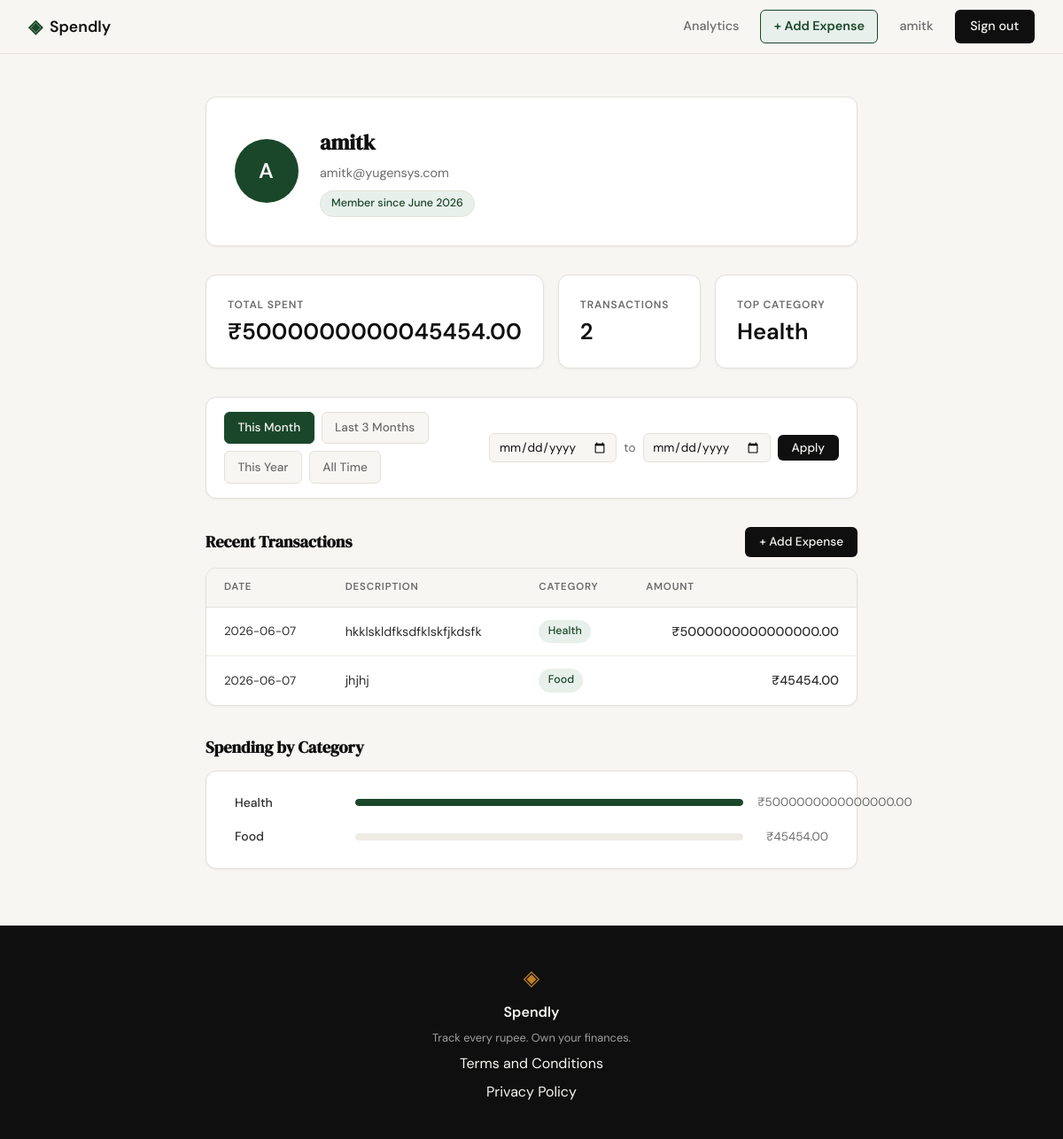
Screenshot of /profile (signed in) with the database file from the repository.
### tables this page shows
CREATE TABLE users (
            id            INTEGER PRIMARY KEY AUTOINCREMENT,
            name          TEXT    NOT NULL,
            email         TEXT    UNIQUE NOT NULL,
            password_hash TEXT    NOT NULL,
            created_at    TEXT    DEFAULT (datetime('now'))
        );

CREATE TABLE expenses (
            id          INTEGER PRIMARY KEY AUTOINCREMENT,
            user_id     INTEGER NOT NULL,
            amount      REAL    NOT NULL,
            category    TEXT    NOT NULL,
            date        TEXT    NOT NULL,
            description TEXT,
            created_at  TEXT    DEFAULT (datetime('now')),
            FOREIGN KEY (user_id) REFERENCES users(id)
        );

### app.py (the view, shortened to what this page needs)
@app.route("/profile")
def profile():
    if not session.get("user_id"):
        return redirect(url_for("login"))
    user_id = session["user_id"]
    active_filter = request.args.get("filter", "this_month")
    if active_filter not in _VALID_FILTER_PRESETS:
        active_filter = "this_month"
    raw_from = request.args.get("from_date", "").strip()
    raw_to   = request.args.get("to_date",   "").strip()
    use_custom = False
    today = date.today()
    if use_custom:
        from_date, to_date = raw_from, raw_to
    elif active_filter == "this_month":
        from_date = today.replace(day=1).isoformat()
        to_date   = today.isoformat()
    elif active_filter == "last_3_months":
        from_date = (today - timedelta(days=90)).isoformat()
        to_date   = today.isoformat()
    elif active_filter == "this_year":
        from_date = today.replace(month=1, day=1).isoformat()
        to_date   = today.isoformat()
    else:  # all_time
        from_date = "1900-01-01"
        to_date   = today.isoformat()
    db_user = get_user_by_id(user_id)
    if not db_user:
        return redirect(url_for("login"))
    expenses        = get_expenses_for_user(user_id, from_date, to_date)
    stats           = get_expense_stats(user_id, from_date, to_date)
    raw_categories  = get_category_breakdown(user_id, from_date, to_date)
    parts    = db_user["name"].split()
    initials = "".join(p[0].upper() for p in parts[:2])
    try:
        member_since = date.fromisoformat(db_user["created_at"][:10]).strftime("%B %Y")
    except (ValueError, TypeError):
        member_since = "—"
    user = {
        "name":         db_user["name"],
        "email":        db_user["email"],
        "member_since": member_since,
        "initials":     initials,
    }
    total = stats["total_spent"] if stats["total_spent"] else 1
    categories = [
        {
            "name":   row["category"],
            "amount": f"₹{row['total']:.2f}",
            "pct":    round(row["total"] / total * 100),
        }
        for row in raw_categories
    ]
    display_stats = {
        "total_spent":       f"₹{stats['total_spent']:.2f}",
        "transaction_count": stats["transaction_count"],
        "top_category":      stats["top_category"] or "—",
    }
    return render_template(
        "profile.html",
        user=user,
        expenses=expenses,
        stats=display_stats,
        categories=categories,
        active_filter=active_filter,
        from_date=raw_from,
        to_date=raw_to,
    )

### database/db.py (called while the page is built)
def get_db():
    conn = sqlite3.connect(_DB_PATH)
    conn.row_factory = sqlite3.Row
    conn.execute('PRAGMA foreign_keys = ON')
    return conn

def get_user_by_id(user_id):
    conn = get_db()
    user = conn.execute(
        'SELECT id, name, email, created_at FROM users WHERE id = ?', (user_id,)
    ).fetchone()
    conn.close()
    return user

def get_expenses_for_user(user_id, from_date, to_date):
    conn = get_db()
    rows = conn.execute(
        'SELECT * FROM expenses'
        ' WHERE user_id = ? AND date BETWEEN ? AND ?'
        ' ORDER BY date DESC',
        (user_id, from_date, to_date)
    ).fetchall()
    conn.close()
    return rows

def get_expense_stats(user_id, from_date, to_date):
    conn = get_db()
    row = conn.execute(
        'SELECT COALESCE(SUM(amount), 0) AS total_spent,'
        '       COUNT(*) AS transaction_count'
        ' FROM expenses'
        ' WHERE user_id = ? AND date BETWEEN ? AND ?',
        (user_id, from_date, to_date)
    ).fetchone()
    top = conn.execute(
        'SELECT category FROM expenses'
        ' WHERE user_id = ? AND date BETWEEN ? AND ?'
        ' GROUP BY category ORDER BY SUM(amount) DESC LIMIT 1',
        (user_id, from_date, to_date)
    ).fetchone()
    conn.close()
    return {
        'total_spent': row['total_spent'],
        'transaction_count': row['transaction_count'],
        'top_category': top['category'] if top else None,
    }

def get_category_breakdown(user_id, from_date, to_date):
    conn = get_db()
    rows = conn.execute(
        'SELECT category, SUM(amount) AS total FROM expenses'
        ' WHERE user_id = ? AND date BETWEEN ? AND ?'
        ' GROUP BY category ORDER BY total DESC',
        (user_id, from_date, to_date)
    ).fetchall()
    conn.close()
    return [{"category": r["category"], "total": r["total"]} for r in rows]

### templates/profile.html (shortened to what this page needs)
{% extends "base.html" %}
{% block head %}
<link rel="stylesheet" href="{{ url_for('static', filename='css/profile.css') }}">
{% endblock %}
{% block content %}
<div class="profile-page">
    <div class="profile-header">
        <div class="profile-avatar">{{ user.initials }}</div>
        <div class="profile-info">
            <h1 class="profile-name">{{ user.name }}</h1>
            <p class="profile-email">{{ user.email }}</p>
            <span class="profile-since">Member since {{ user.member_since }}</span>
        </div>
    </div>
    <div class="stats-row">
        <div class="stat-card">
            <span class="stat-label">Total Spent</span>
            <span class="stat-value mono">{{ stats.total_spent }}</span>
        </div>
        <div class="stat-card">
            <span class="stat-label">Transactions</span>
            <span class="stat-value">{{ stats.transaction_count }}</span>
        </div>
        <div class="stat-card">
            <span class="stat-label">Top Category</span>
            <span class="stat-value">{{ stats.top_category }}</span>
        </div>
    </div>
    <div class="filter-bar">
        <div class="filter-presets">
            <a href="{{ url_for('profile', filter='this_month') }}"
               class="filter-btn{% if active_filter == 'this_month' %} active{% endif %}">This Month</a>
            <a href="{{ url_for('profile', filter='last_3_months') }}"
               class="filter-btn{% if active_filter == 'last_3_months' %} active{% endif %}">Last 3 Months</a>
            <a href="{{ url_for('profile', filter='this_year') }}"
               class="filter-btn{% if active_filter == 'this_year' %} active{% endif %}">This Year</a>
            <a href="{{ url_for('profile', filter='all_time') }}"
               class="filter-btn{% if active_filter == 'all_time' %} active{% endif %}">All Time</a>
        </div>
        <form class="filter-custom" method="get" action="{{ url_for('profile') }}">
            <input type="date" name="from_date" class="filter-date" value="{{ from_date }}">
            <span class="filter-sep">to</span>
            <input type="date" name="to_date" class="filter-date" value="{{ to_date }}">
            <button type="submit" class="btn-primary filter-apply">Apply</button>
        </form>
    </div>
    <div class="profile-section">
        <div class="section-header">
            <h2 class="section-title">Recent Transactions</h2>
            <a href="{{ url_for('add_expense') }}" class="btn-primary btn-sm">+ Add Expense</a>
        </div>
        <div class="table-card">
            <table class="txn-table">
                <thead>
                    <tr>
                        <th>Date</th>
                        <th>Description</th>
                        <th>Category</th>
                        <th class="text-right">Amount</th>
                    </tr>
                </thead>
                <tbody>
                    {% for exp in expenses %}
                    <tr>
                        <td class="txn-date">{{ exp.date }}</td>
                        <td>{{ exp.description or "—" }}</td>
                        <td><span class="badge">{{ exp.category }}</span></td>
                        <td class="txn-amount text-right mono">₹{{ "%.2f"|format(exp.amount) }}</td>
                    </tr>
                    {% endfor %}
                </tbody>
            </table>
        </div>
    </div>
    <div class="profile-section">
        <h2 class="section-title">Spending by Category</h2>
        <div class="breakdown-card">
            {% if categories %}
            <ul class="cat-list">
                {% for cat in categories %}
                <li class="cat-row">
                    <span class="cat-label">{{ cat.name }}</span>
                    <div class="cat-bar-track">
                        <div class="cat-bar" style="width: {{ cat.pct }}%"></div>
                    </div>
                    <span class="cat-amount mono">{{ cat.amount }}</span>
                </li>
                {% endfor %}
            </ul>
            {% else %}
            <p class="cat-empty">No spending data for this period.</p>
            {% endif %}
        </div>
    </div>
</div>
{% endblock %}

### templates/base.html (shortened to what this page needs)
<!DOCTYPE html>
<html lang="en">
<head>
    <link rel="stylesheet" href="{{ url_for('static', filename='css/style.css') }}">
    {% block head %}{% endblock %}
</head>
<body>
    <nav class="navbar">
        <div class="nav-inner">
            <a href="{{ url_for('landing') }}" class="nav-brand">
                <span class="brand-icon">◈</span>
                <span class="brand-name">Spendly</span>
            </a>
            <div class="nav-links">
                {% if session.get('user_id') %}
                <a href="{{ url_for('analytics') }}" class="{% if request.endpoint == 'analytics' %}nav-active{% endif %}">Analytics</a>
                <a href="{{ url_for('add_expense') }}" class="nav-add-btn{% if request.endpoint == 'add_expense' %} nav-active{% endif %}">+ Add Expense</a>
                <span style="color: var(--ink-muted)">{{ session.get('user_name') }}</span>
                <a href="{{ url_for('logout') }}" class="nav-cta">Sign out</a>
                {% else %}
                <a href="{{ url_for('login') }}">Sign in</a>
                <a href="{{ url_for('register') }}" class="nav-cta">Get started</a>
                {% endif %}
            </div>
        </div>
    </nav>
    <main class="main-content">
        {% block content %}{% endblock %}
    </main>
    <footer class="footer">
        <div class="footer-inner">
            <span class="brand-icon">◈</span>
            <span class="footer-name">Spendly</span>
            <p class="footer-copy">Track every rupee. Own your finances.</p>
            <a href="{{ url_for('terms') }}">Terms and Conditions</a>
            <a href="{{ url_for('privacy') }}">Privacy Policy</a>
        </div>
    </footer>
</body>
</html>

### static/css/style.css (style rules this page uses)
:root { --ink: #0f0f0f; --ink-soft: #2d2d2d; --ink-muted: #6b6b6b; --ink-faint: #a0a0a0; --paper: #f7f6f3; --paper-warm: #f0ede6; --paper-card: #ffffff; --accent: #1a472a; --accent-light: #e8f0eb; --accent-2: #c17f24; --accent-2-light: #fdf3e3; --danger: #c0392b; --danger-light: #fdecea; --border: #e4e1da; --border-soft: #eeebe4; --font-display: 'DM Serif Display', Georgia, serif; --font-body: 'DM Sans', system-ui, sans-serif; --max-width: 1200px; --auth-width: 440px; --radius-sm: 6px; --radius-md: 12px; --radius-lg: 20px; }
*, *::before, *::after { box-sizing: border-box; margin: 0; padding: 0; }
html { font-size: 16px; scroll-behavior: smooth; }
body { background: var(--paper); color: var(--ink); font-family: var(--font-body); font-size: 1rem; line-height: 1.6; -webkit-font-smoothing: antialiased; }
a { color: inherit; text-decoration: none; }
.navbar { position: sticky; top: 0; z-index: 100; background: var(--paper); border-bottom: 1px solid var(--border); padding: 0 2rem; }
.nav-inner { max-width: var(--max-width); margin: 0 auto; height: 60px; display: flex; align-items: center; justify-content: space-between; }
.nav-brand { display: flex; align-items: center; gap: 0.5rem; font-family: var(--font-body); font-weight: 600; font-size: 1.1rem; color: var(--ink); }
.brand-icon { color: var(--accent); font-size: 1.3rem; }
.brand-name { color: var(--ink); }
.nav-links { display: flex; align-items: center; gap: 1.5rem; font-size: 0.9rem; font-weight: 500; }
.nav-links a { color: var(--ink-muted); transition: color 0.2s; }
.nav-cta { background: var(--ink) !important; color: var(--paper) !important; padding: 0.45rem 1.1rem; border-radius: var(--radius-sm); transition: background 0.2s !important; }
.nav-add-btn { background: var(--accent-light); color: var(--accent) !important; padding: 0.4rem 0.9rem; border-radius: var(--radius-sm); font-weight: 600; border: 1px solid var(--accent); transition: background 0.2s, color 0.2s; }
.main-content { min-height: calc(100vh - 60px - 100px); }
.btn-primary { display: inline-block; background: var(--ink); color: var(--paper); padding: 0.65rem 1.5rem; border-radius: var(--radius-sm); font-family: var(--font-body); font-size: 0.9rem; font-weight: 500; cursor: pointer; border: none; transition: background 0.2s; text-decoration: none; }
.footer { background: var(--ink); color: var(--paper); padding: 2.5rem 2rem; text-align: center; }
.footer-inner { display: flex; flex-direction: column; align-items: center; gap: 0.4rem; }
.footer .brand-icon { color: var(--accent-2); font-size: 1.5rem; }
.footer-name { font-weight: 600; font-size: 1rem; }
.footer-copy { font-size: 0.8rem; color: var(--ink-faint); }

### rows the page displays
users: get "amitk", name "amitk", email "amitk@yugensys.com"
expenses: date "2026-06-07", description "hkklskldfksdfklskfjkdsfk", category "Health", amount "5000000000000000.00"
expenses: date "2026-06-07", description "jhjhj", category "Food", amount "45454.00"

### other values shown
{{ user.initials }} "A"
{{ user.member_since }} "June 2026"
{{ stats.total_spent }} "₹5000000000045454.00"
{{ stats.transaction_count }} "2"
{{ stats.top_category }} "Health"
{{ cat.name }} "Health" "Food"
{{ cat.amount }} "₹5000000000000000.00" "₹45454.00"
